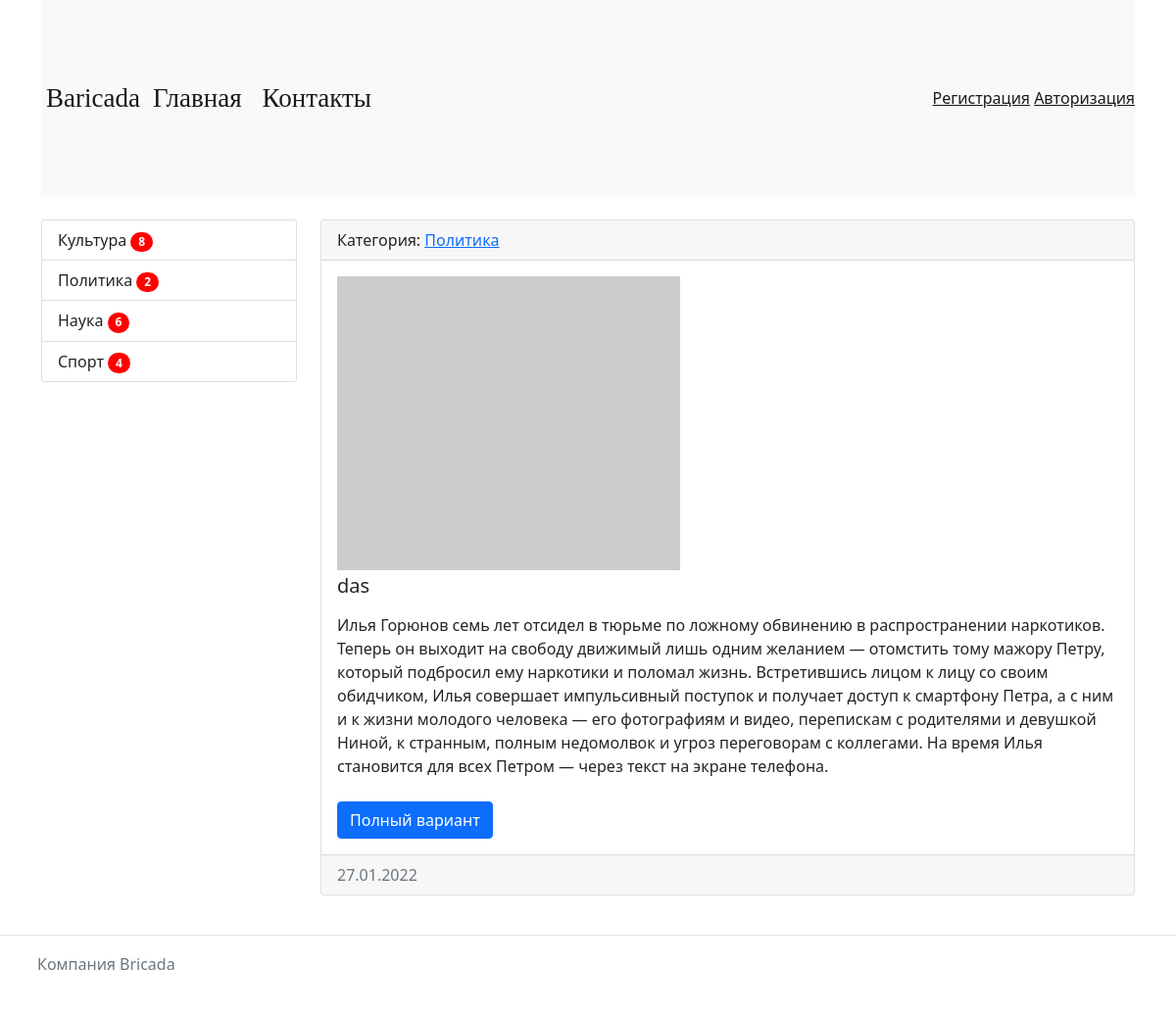
Screenshot of /news/9/ with the database file from the repository.
### news/models.py (models this page shows, shortened)
class Category(models.Model):
    title=models.CharField(max_length=150, db_index=True, verbose_name='Наименование катигории')
    def get_absolute_url(self):
        return reverse('category', kwargs={"category_id": self.pk})
    def __str__(self):
        return self.title
    class Meta:
        verbose_name = 'Категория'
        verbose_name_plural = 'Категории'
        ordering = ['title']

class News(models.Model):
    title = models.CharField(max_length=150, verbose_name='Ноименование')
    content = models.TextField(blank=True,verbose_name='Контент')
    created_at = models.DateTimeField(auto_now_add=True,verbose_name='Дата публикации')
    updated_at = models.DateTimeField(auto_now=True,verbose_name='Обнавленно')
    photo = models.ImageField(upload_to='photos/%Y/%m/%d/',verbose_name='Фото',blank=True)
    is_published = models.BooleanField(default=True,verbose_name='Опублекованно')
    category = models.ForeignKey('Category', on_delete=models.PROTECT,blank=True,verbose_name='Категория')
    view = models.IntegerField(default=0)
    class Meta:
        verbose_name='Новость'
        verbose_name_plural ='Новости'
        ordering = [ '-created_at' ]

### news/views.py (the view)
# urls.py: path('news/<int:pk>/', ViewNews.as_view(), name='views_news'),
class ViewNews(DetailView):
    model = News
    context_object_name = 'news_item'

### news/templatetags/news_tags.py (called while the page is built)
@register.inclusion_tag("news/list_categories.html")
def show_categories(arc1='Hello', arc2='world'):
    categories = Category.objects.annotate(cnt=Count('news', filter=F('news__is_published'))).filter(cnt__gt=0)
    return {"categories" : categories, 'arc1': arc1, 'arc2':arc2}

### news/templates/news/news_detail.html (shortened to what this page needs)
{% extends 'base.html' %}
{% block sidebar %}
{% include "inc/_sidbar.html" %}
{% endblock %}
{% block content %}
<div class="card mb-3">
    <div class="card-header">
        Категория: <a href="{{ news_item.category.get_absolute_url }}">{{news_item.category}}</a>
    </div>
    <div class="card-body">
            {% if item.photo %}
            <img src="{{ news_item.photo.url }}" alt="" width="350" class="float-left mr-3">
            {%else%}
            <img src="https://picsum.photos/seed/{{item.content}}/350/300" alt="" class="float-left mr-1">
            {%endif%}
                <h5 class="card-title mt-1">{{news_item.title}}</h5>
                <p class="card-text">{{ news_item.content|safe|linebreaks }}</p>
                <a href="#" class="btn btn-primary mt-2">Полный вариант</a>
    </div>
    <div class="card-footer text-muted">
        {{ news_item.created_at|date:"d.m.Y" }}
    </div>
</div>
{% endblock %}

### templates/base.html (shortened to what this page needs)
<!doctype html>
<html lang="en">
<head>
    <link href="https://cdn.jsdelivr.net/npm/bootstrap@5.1.3/dist/css/bootstrap.min.css" rel="stylesheet"
>
    <link rel="stylesheet" href="/static/css/style.css">
</head>
<body>
<div class="container main">
    {% include "inc/_nav.html" %}
    <div class="row mt-4">
        <div class="col-md-3">
            {% block sidebar %}sidebar{% endblock %}
        </div>
        <div class="col-md-9">
            {% block content %}content{% endblock %}
        </div>
    </div>
</div>
<footer class="d-flex flex-wrap justify-content-between align-items-center py-3 my-4 border-top ">
    <div class="col-md-4 d-flex align-items-center">
        <a href="/" class="mb-3 me-2 mb-md-0 text-muted text-decoration-none lh-1">
            <svg class="bi" width="30" height="24">
                <use xlink:href="#bootstrap"></use>
            </svg>
        </a>
        <span class="text-muted">Компания Bricada</span>
    </div>
    <ul class="nav col-md-4 justify-content-end list-unstyled d-flex">
        <li class="ms-3"><a class="text-muted" href="#">
            <svg class="bi" width="24" height="24">
                <use xlink:href="#twitter"></use>
            </svg>
        </a></li>
        <li class="ms-3"><a class="text-muted" href="#">
            <svg class="bi" width="24" height="24">
                <use xlink:href="#instagram"></use>
            </svg>
        </a></li>
        <li class="ms-3"><a class="text-muted" href="#">
            <svg class="bi" width="24" height="24">
                <use xlink:href="#facebook"></use>
            </svg>
        </a></li>
    </ul>
</footer>
</body>
</html>

### templates/inc/_nav.html (shortened to what this page needs)
<nav class="navbar navbar-expand-lg navbar-light bg-light web-hat ">
        <a class="navbar-brand margin-left: 20%; bordery"href="{% url 'home' %}"> Baricada </a>
        <div class="collapse navbar-collapse" id="navbarTogglerDemo02">
            <ul class="navbar-nav me-auto mb-2 mb-lg-0">
                <li class="nav-item"><a class="nav-link active bordery" aria-current="page" href="{% url 'home' %}">Главная</a></li>
                <li class="nav-item"><a class="nav-link active bordery" aria-current="page" href="{% url 'contact' %}">Контакты</a></li>
            </ul>
            <span class="navbar-text">
                {% if request.user.is_authenticated %}
                Добро пожаловать,{{ user.username }}  <a href="{% url 'logout' %}">Выход</a>
                {% else %}
                <a href="{% url 'register' %}" >Регистрация</a>  <a href="{% url 'login' %}" >Авторизация</a>
                {% endif %}
            </span>
        </div>
</nav>

### templates/inc/_sidbar.html (shortened to what this page needs)
{% load news_tags %}
{% show_categories %}

### news/templates/news/list_categories.html
<div class="list-group">
    {%for item in categories%}
    <a href="{{ item.get_absolute_url }}"  class="list-group-item list-group-item-action">{{ item.title }} <span class="badge bg-primary rounded-pill as">{{ item.cnt }}</span></a>
    {%endfor%}
</div>

### news/static/css/style.css (style rules this page uses)
.as { background : red !important; }
.bordery { font-family: RoadTest; color:#000000; font-size: 27px; margin: 0 0 0 5px; }
.web-hat { width: 100%; height: 200px; background-color: #25B33f; margin-bottom: 10px; color: rgb(148, 255, 214); }
.navbar-light .navbar-text a, { color: rgb(148, 255, 214); }

### templates/base.html (style rules this page uses)
.main { min-height: calc(100vh - 107px) }

### rows the page displays
Category: title "Культура", cnt "8"
Category: title "Политика", cnt "2"
Category: title "Наука", cnt "6"
Category: title "Спорт", cnt "4"
News: category "Политика", title "das", content "Илья Горюнов семь лет отсидел в тюрьме по ложному обвинению в распространении наркотиков. Теперь он выходит на свободу движимый лишь одним желанием — отомстить тому мажору Петру, который подбросил ему наркотики и поломал жизнь. Встретившись лицом к лицу со своим обидчиком, Илья совершает импульсивный поступок и получает доступ к смартфону Петра, а с ним и к жизни молодого человека — его фотографиям и видео, перепискам с родителями и девушкой Ниной, к странным, полным недомолвок и угроз переговорам с коллегами. На время Илья становится для всех Петром — через текст на экране телефона.", created_at "27.01.2022"
